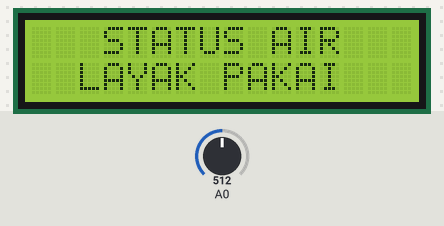
A sketch run on a simulated Arduino Uno, built with avr-gcc and run on an emulated ATmega328P. On the bench: 16×2 character LCD. Inputs (shaded band) come from the test bench; at power-on: A0 = 512. What the sketch prints to the serial monitor is not drawn.

Above: at 6.7 s.
6.8 s: A0 set to 416
10.6 s: A0 set to 401
At 12.9 s:
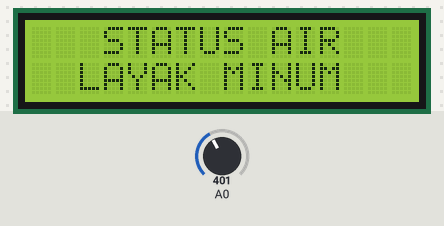
16.5 s: A0 set to 74
19.4 s: A0 set to 61
At 23.1 s:
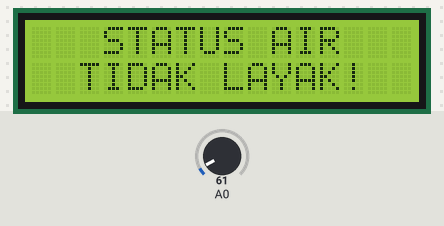
25.3 s: A0 set to 122
At 26.9 s:
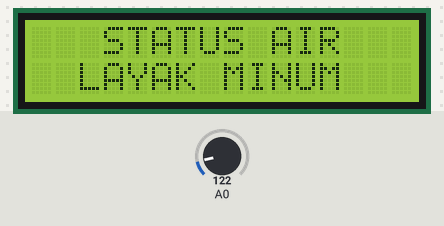
31.2 s: A0 set to 6
At 33.0 s:
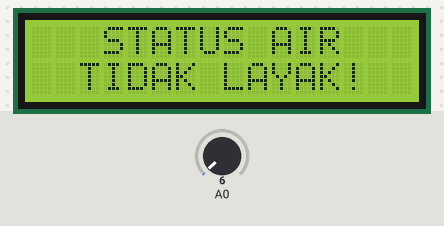
Timing chart, 0 to 34.5 s (numbered marks = the images above; inputs shaded):
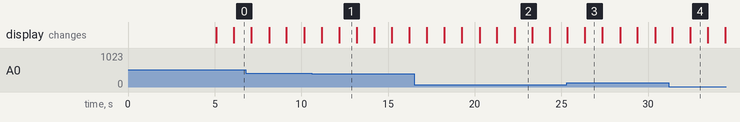

Measured:
- the behaviour switches between 410 and 409 on A0 (found by bisection; images 0 and 1)
- the behaviour switches between 69 and 68 on A0 (found by bisection; images 1 and 2)
- after the input at 10.6 s, the display: first differs from a run without the input after 1.6 s (image 1)
- after the input at 19.4 s, the display: first differs from a run without the input after 2.9 s (image 2)
- after the input at 25.3 s, the display: first differs from a run without the input after 1.1 s (image 3)
- after the input at 31.2 s, the display: first differs from a run without the input after 1.2 s (image 4)
- what the display in image 1 shows lasts 1.0 s, from 12.2 s to 13.2 s

The sketch:

Elektroda.ino
```cpp
//#include <Arduino.h>
//#include <ESP8266WiFi.h>
//#include <ESP8266HTTPClient.h>
//#include <WiFiClientSecureBearSSL.h>
#include <LiquidCrystal_I2C.h>
LiquidCrystal_I2C lcd(0x27, 16, 2);

// Replace with your network credentials
//const char* ssid = "Rahasia_ net";
//const char* password = "Satuduatiga";

String Status;
void setup() {
  // put your setup code here, to run once:
  Serial.begin(115200);
//  WiFi.mode(WIFI_STA);
//  WiFi.begin(ssid, password);
//  Serial.println();
//  Serial.print("Connecting to ");
//  Serial.println(ssid);
//
//  WiFi.begin(ssid, password);
//
//  while (WiFi.status() != WL_CONNECTED) {
//    delay(500);
//    Serial.print(".");
//  }
//  Serial.println("");
//  Serial.println("WiFi connected");
//  ----------------------------------
  pinMode(A0, INPUT);
  Serial.print("Sensor Elektroda");
  lcd.init();
  lcd.backlight();
  lcd.setCursor(1,0);
  lcd.print("SALINITAS AIR");
  lcd.setCursor(3,1);
  lcd.print("DESTILASI");
  delay(5000);
  lcd.clear();
}

void loop() {
  // put your main code here, to run repeatedly:
  int nilai = analogRead(A0);
  float voltage = nilai*(15.0/1023.0);

  Serial.print("Nilai Sensor : ");
  Serial.println(voltage);
  delay(1000);
  lcd.setCursor(3,0);
  lcd.print("STATUS AIR");

  if ((voltage >= 1) && (voltage <= 6)){
    lcd.setCursor(2,1);
    lcd.print("LAYAK MINUM");
    delay(1000);

    Status = "LAYAK MINUM";
    Serial.print("LAYAK MINUM");
    Serial.println("");
  }
  else if ((voltage > 6) && (voltage <= 16)){
    lcd.setCursor(2,1);
    lcd.print("LAYAK PAKAI");
    delay(1000);

    Status = "LAYAK PAKAI";
    Serial.print("LAYAK PAKAI");
    Serial.println("");
  }
  else{
    lcd.setCursor(2,1);
    lcd.print("TIDAK LAYAK!");
    delay(1000);

    Status = "TIDAK LAYAK MINUM & PAKAI";
    Serial.print("TIDAK LAYAK MINUM & PAKAI");
    Serial.println("");
  }
    lcd.clear();
//    --------------------------------------- PENGIRIMAN DATA
//    if ((WiFi.status() == WL_CONNECTED)) {
//
//    std::unique_ptr<BearSSL::WiFiClientSecure>client(new BearSSL::WiFiClientSecure);
//
//    // Ignore SSL certificate validation
//    client->setInsecure();
//
//    //create an HTTPClient instance
//    HTTPClient https;
//
//  String url = "https://xxxx.my.id/KirimData?";
//    url += data;
//
//    Serial.print("[HTTPS] begin...\n");
//    if (https.begin(*client, url)) {  // HTTPS
//      Serial.print("[HTTPS] GET...\n");
//      // start connection and send HTTP header
//      int httpCode = https.GET();
//      // httpCode will be negative on error
//      if (httpCode > 0) {
//        // HTTP header has been send and Server response header has been handled
//        Serial.printf("[HTTPS] GET... code: %d\n", httpCode);
//        // file found at server
//        if (httpCode == HTTP_CODE_OK || httpCode == HTTP_CODE_MOVED_PERMANENTLY) {
//          String payload = https.getString();
//          Serial.println(payload);
//        }
//      } else {
//        Serial.printf("[HTTPS] GET... failed, error: %s\n", https.errorToString(httpCode).c_str());
//      }
//
//      https.end();
//    } else {
//      Serial.printf("[HTTPS] Unable to connect\n");
//    }
//  }
//  Serial.println();
//  Serial.println("Waiting 2min before the next round...");
//  delay(60000);        // 1 MENIT
}
```
